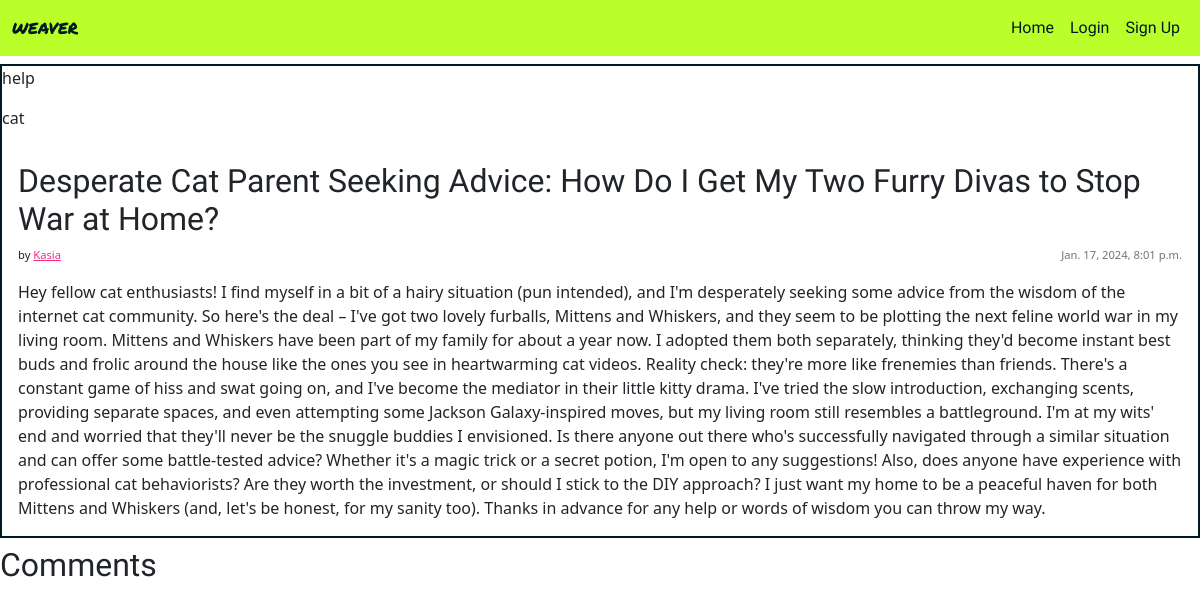
Before: /thread/cat-fight-help/ with the older database file.
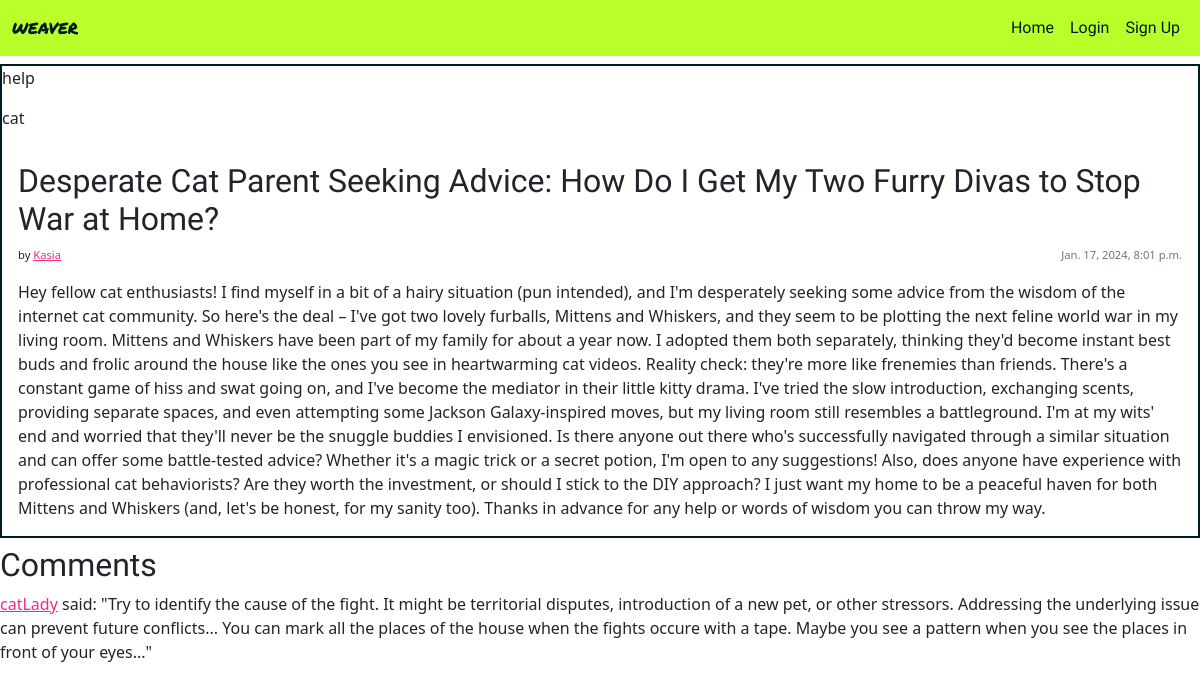
After: the same page with the newer database file.
### weave_manager/models.py (models this page shows, shortened)
class Comment(models.Model):
    thread = models.ForeignKey(Thread, on_delete=models.CASCADE, related_name="comments")
    author = models.ForeignKey(settings.AUTH_USER_MODEL,
        on_delete=models.CASCADE, related_name="commenter")
    body = models.TextField()
    created_on = models.DateTimeField(auto_now_add=True)
    class Meta:
        ordering = ["created_on"]

### authentication/models.py (models this page shows)
class User(AbstractUser):
    bio = models.CharField(max_length=200, unique=False)
    created_on = models.DateTimeField(auto_now_add=True)
    profile_pic = models.ImageField(null=True, blank=True)

### weave_manager/views.py (the view)
# urls.py: path('thread/<slug:slug>/', ThreadDetailView.as_view(), name='thread_detail'),
class ThreadDetailView(DetailView):
    model = Thread
    template_name = 'thread_detail.html'
    context_object_name = 'thread'
    def get_context_data(self, **kwargs):
        context = super().get_context_data(**kwargs)
        context['comment_form'] = CommentForm()
        context['comments'] = self.object.comments.all()  # Retrieve comments for the thread
        return context

### weave_manager/templates/thread_detail.html (shortened to what this page needs)
{% extends "base.html" %}
{% load crispy_forms_tags %}
{% block content %}
<div class="card my-2">
    {% for tag in thread.tags.all %}
    <p>{{ tag }}</p>
    {% endfor %}
    <div class="card-body d-flex flex-column">
        <h2 class="card-title">{{ thread.title }}</h2>
        <div class="d-flex flex-row justify-content-between">
            <p class="fs-7">by <a href="{% url 'user_profile' username=thread.author %}">{{ thread.author }}</a></p>
            <p class="card-text text-muted fs-7">{{ thread.created_on }}</p>
        </div>
        <p class="card-text">{{ thread.content }}</p>
    </div>
</div>
<h2>Comments</h2>
{% for comment in comments %}
<div class="comment">
    <p><a href="{% url 'user_profile' username=comment.author %}">{{ comment.author }}</a> said: "{{ comment.body }}"</p>
</div>
{% endfor %}
{% endblock %}

Changed rows visible on the page:
added Comment: author "catLady", body "Try to identify the cause of the fight. It might be territorial disputes, introduction of a new pet, or other stressors. Addressing the underlying issue can prevent future conflicts... You can mark all the places of the house when the fights occure with a tape. Maybe you see a pattern when you see the places in front of your eyes..."
